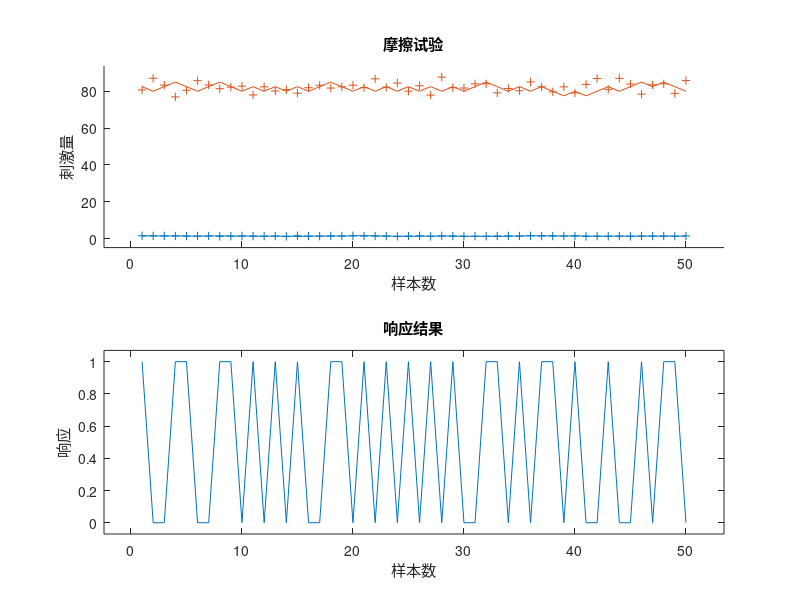

Reproduce this figure in MATLAB.
%% 2022.1.19 尝试蒙特卡洛生成撞击数据
clc
clear all

% 初始参数设置
R = 200; % 手动选择颗粒直径
% R = 300;
% R = 400;
% R = 500;

num = 50; %样本量

%----generate1
% if R == 200 
%     mu = 1.49115;  % 正态分布参数（？依据仿真试验产生数据作为先验知识）
%     sigma = 0.01395; 
% end
% if R == 300
%     mu = 1.0207;
%     sigma = 0.0207;
% end
% if R == 400
%     mu = 0.81165;
%     sigma = 0.03345;
% end
% if R == 500
%    mu = 0.38905;
%    sigma = 0.08805;
% end

%----generate2
if R == 200 
    mu = 1.4;  % 正态分布参数（？依据仿真试验产生数据作为先验知识）
    sigma = 0.098658; 
end


xint = mu;  % 初始刺激量x1
d = sigma;  %步长

% xci为生成正态随机数
xc = normrnd(mu, sigma, 1, num);

x = zeros(1,num); %存放xi
x(1) = xint; %初始刺激量
y = zeros(1,num); %存放响应值0或1
Ri = zeros(1,num); %存放颗粒直径d

for i = 1:num
    Ri(i) = R;
    if x(i) >= xc(i)
        y(i) = 1;
        x(i+1) = x(i)-d;
    else
        y(i) = 0;
        x(i+1) = x(i)+d;
    end
end
x(:,num+1) = []; %删除生成的第num+1个数据

% 存放撞击生成数据集
data_zj = [Ri', x', y']; 

% 可视化
xzhou = 1:1:num;
subplot(2,1,1); scatter(xzhou,xc,'+'); hold on; plot(xzhou,x); 
xlabel('样本数'); ylabel('刺激量'); title('撞击试验'); axis padded

subplot(2,1,2); plot(xzhou,y) ;
xlabel('样本数'); ylabel('响应'); title('响应结果'); ylim([0 1]); axis padded

%% 2022.1.19 尝试蒙特卡洛生成摩擦数据
clc
clear all

% 初始参数设置
% R = 200; % 手动选择颗粒直径
R = 300;
% R = 400;
% R = 500;

num = 50; %样本量

if R == 200 
    mu = 87.5;  % 临界压力的正态分布参数（？依据仿真试验产生数据作为先验知识）
    sigma = 2.5; 
    
end
if R == 300
    mu = 82.5;
    sigma = 2.5;
end
if R == 400
    mu = 83.5;
    sigma = 3.5;
end
if R == 500
   mu = 91;
   sigma = 1;
end
xint = mu;  % 初始刺激量x1
d = sigma;  %步长

% xci为生成正态随机数
xc = normrnd(mu, sigma, 1, num);

x = zeros(1,num); %存放xi
x(1) = xint; %初始刺激量
y = zeros(1,num); %存放响应值0或1

Ri = zeros(1,num); %存放颗粒直径d
thetai = zeros(1,num);

for i = 1:num
    Ri(i) = R;
    thetai(i) = 90; %摆角
    if x(i) >= xc(i)
        y(i) = 1;
        x(i+1) = x(i)-d;
    else
        y(i) = 0;
        x(i+1) = x(i)+d;
    end
end
x(:,num+1) = []; %删除生成的第num+1个数据

% 存放撞击生成数据集
data_mc = [Ri', x', thetai', y']; 

% 可视化
xzhou = 1:1:num;
subplot(2,1,1); scatter(xzhou,xc,'+'); hold on; plot(xzhou,x); 
xlabel('样本数'); ylabel('刺激量'); title('摩擦试验'); axis padded

subplot(2,1,2); plot(xzhou,y) ;
xlabel('样本数'); ylabel('响应'); title('响应结果'); ylim([0 1]); axis padded